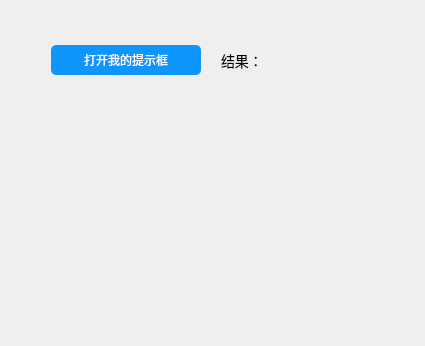
<?xml version="1.0" encoding="UTF-8"?>
<ui version="4.0">
 <class>TestMessageBoxClass</class>
 <widget class="QWidget" name="TestMessageBoxClass">
  <property name="geometry">
   <rect>
    <x>0</x>
    <y>0</y>
    <width>425</width>
    <height>346</height>
   </rect>
  </property>
  <property name="windowTitle">
   <string>TestMessageBox</string>
  </property>
  <widget class="QWidget" name="">
   <property name="geometry">
    <rect>
     <x>40</x>
     <y>30</y>
     <width>321</width>
     <height>61</height>
    </rect>
   </property>
   <layout class="QHBoxLayout" name="horizontalLayout">
    <property name="spacing">
     <number>20</number>
    </property>
    <item>
     <widget class="QPushButton" name="pushButton">
      <property name="sizePolicy">
       <sizepolicy hsizetype="Preferred" vsizetype="Fixed">
        <horstretch>0</horstretch>
        <verstretch>0</verstretch>
       </sizepolicy>
      </property>
      <property name="minimumSize">
       <size>
        <width>150</width>
        <height>30</height>
       </size>
      </property>
      <property name="maximumSize">
       <size>
        <width>150</width>
        <height>30</height>
       </size>
      </property>
      <property name="styleSheet">
       <string notr="true">QPushButton
{
	font-family:Microsoft Yahei;
	color:white;
	background-color:rgb(14 , 150 , 254);
	border-radius:5px;
}

QPushButton:hover
{
	background-color:rgb(44 , 137 , 255);
}

QPushButton:pressed
{
	background-color:rgb(14 , 135 , 228);
	padding-left:3px;
	padding-top:3px;
}</string>
      </property>
      <property name="text">
       <string>打开我的提示框</string>
      </property>
     </widget>
    </item>
    <item>
     <widget class="QLabel" name="label">
      <property name="styleSheet">
       <string notr="true">font-size:14px;</string>
      </property>
      <property name="text">
       <string>结果：</string>
      </property>
     </widget>
    </item>
   </layout>
  </widget>
 </widget>
 <layoutdefault spacing="6" margin="11"/>
 <resources>
  <include location="testmessagebox.qrc"/>
 </resources>
 <connections/>
</ui>
